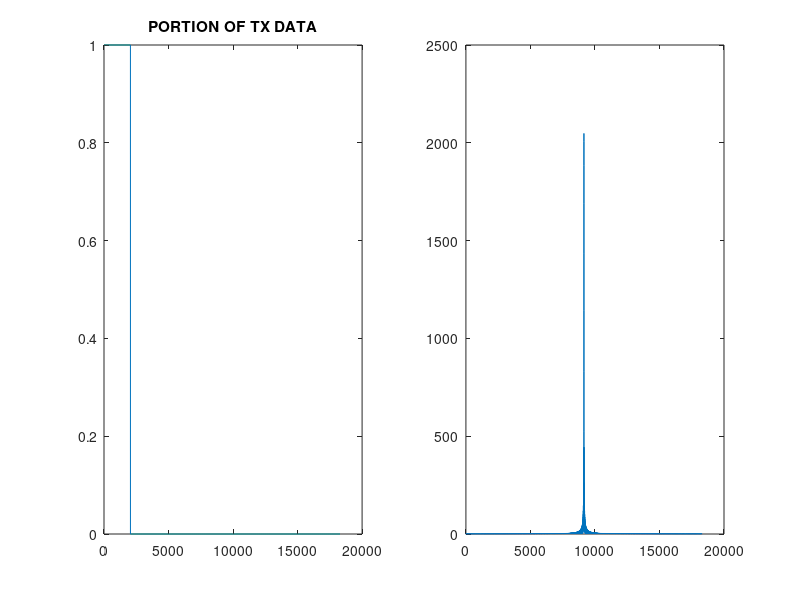

This chart was generated by the following MATLAB code: (Note: this script raises an error after producing the figure.)
clear all
close all

%================================================
% Demonstrates the AF of a 1ms pulse
%================================================


%% Data Config

fs = 2.048e6;

iq = [ones(1,2048) zeros(1,1000)];

startIndex = 1;%*factor*2048;
stopIndex = 0;%10*factor*2048;

if stopIndex == 0
    tx = iq(startIndex:end);
else
    tx = iq(startIndex:stopIndex);
end

tx = [tx zeros(1,5*length(tx))];
mf = flip(conj(tx));

figure
subplot(1,2,1)
plot(1:1:length(tx),real(tx))
title("PORTION OF TX DATA")
subplot(1,2,2)
plot(1:1:length(tx),abs(fftshift(fft(tx))))

TX = fft(tx)/length(tx);
MF = fft(mf)/length(mf);

dopLim = 200;
dopShifts = -dopLim:1:dopLim;

acf = zeros(length(dopShifts),length(TX));

for i = 1:length(dopShifts)
    dopShifts(i)
    acf(i,:) = fftshift(ifft(circshift(TX,dopShifts(i),2).*MF));

end

%% Plotting

figure
range = ((1:1:length(acf)) - length(acf)/2)*(3e8/(2*fs*1000)); 
doppler = ((1:1:size(acf,1)) - size(acf,1)/2)*(fs/(1000*length(tx))); 

%range bound
rBound = 2000;
rStart = length(acf)/2 - rBound;
rEnd = length(acf)/2 + rBound;

%doppler bound
dBound = 100;
dStart = size(acf,1)/2 - dBound;
dEnd = size(acf,1)/2 + dBound;

s = imagesc(range(1,rStart:rEnd), doppler(dStart:dEnd), ...
    (20*log10(abs(acf(dStart:dEnd,rStart:rEnd))./max(abs(acf),[],"all"))));

%pretty stuffs
% set(s,"linestyle", "none")
% lighting flat
xlabel("Range - [Km]","FontSize",16)
ylabel("Doppler - [KHz]","FontSize",16)
zlabel("Magnitude - [dB]","FontSize",16)
zlim([-50 0])
caxis([[-50 0]])
colorbar
